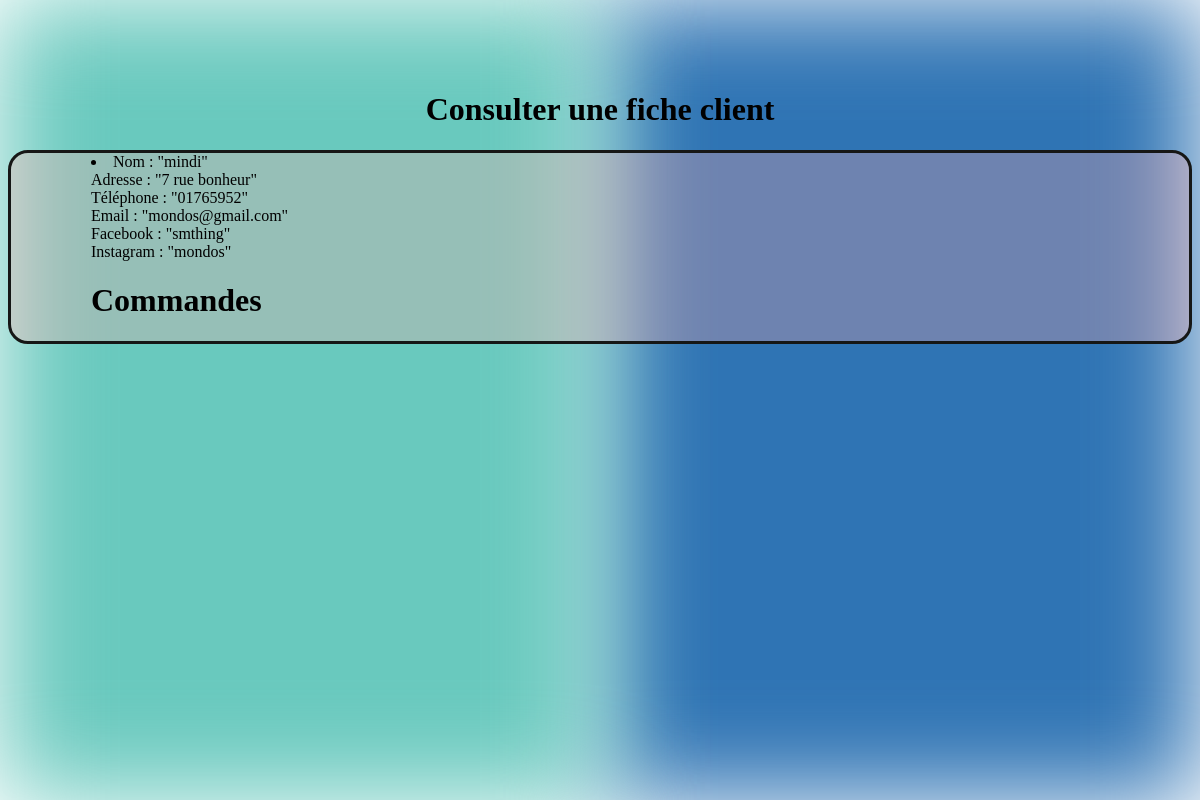
Page /index.php?action=consulter_fiche_client&id_client=12 on the committed database.
### tables this page shows
CREATE TABLE IF NOT EXISTS `client` (
  `id_client` int(11) NOT NULL AUTO_INCREMENT,
  `nom` varchar(255) NOT NULL,
  `adresse` varchar(255) DEFAULT NULL,
  `facebook` varchar(255) DEFAULT NULL,
  `instagram` varchar(255) DEFAULT NULL,
  `email` varchar(255) DEFAULT NULL,
  `telephone` varchar(255) DEFAULT NULL,
  `id_membership` int(11) NOT NULL,
  PRIMARY KEY (`id_client`)
);

### src/controllers/client/consulter_fiche_client.php (called while the page is built, shortened)
<?php
require_once('src/lib/database.php');
require_once('src/model/client.php');
class ConsulterFicheClient
{
    public function execute(int $id_client)
    {
        $connection = new DatabaseConnection();
        $clientRepository = new ClientRepository();
        $clientRepository->connection = $connection;
        $client = $clientRepository->getClientById($id_client);
        require('templates/client/consulter_fiche_client.php');
    }
}

### src/lib/database.php (called while the page is built)
<?php
class DatabaseConnection
{
    public ?\PDO $database = null;
    public function getConnection(): \PDO
    {
        if ($this->database === null) {
            $this->database = new \PDO('mysql:host=localhost;dbname=conciergerie;charset=utf8', 'root', '');
        }
        return $this->database;
    }
}

### src/model/client.php (called while the page is built, shortened)
<?php
require_once('src/lib/database.php');
class ClientRepository
{
    public DatabaseConnection $connection;
    public function getClientById(int $id_client): Client {
        $statement = $this->connection->getConnection()->prepare(
            "SELECT * FROM client WHERE id_client = ?"
        );
        $statement->execute([$id_client]);
        $row = $statement->fetch();
        $client = new Client();
        $client->id_client = $row['id_client'];
        $client->nom = $row['nom'];
        $client->adresse = $row['adresse'];
        $client->email = $row['email'];
        $client->telephone = $row['telephone'];
        $client->facebook = $row['facebook'];
        $client->instagram = $row['instagram'];
        $client->id_membership = $row['id_membership'];
        return $client;
    }
}
?>

### templates/client/consulter_fiche_client.php (the view, shortened to what this page needs)
<?php require('./templates/autres/background.php') ?>
<h1 class="title">Consulter une fiche client</h1>
<div class="ligne">
    <div border=1 frame=void rules=rows>
       <li>Nom : "<?= $client-> nom ?>" </br>
        Adresse : "<?= $client-> adresse ?>" </br>
        Téléphone : "<?= $client-> telephone ?>"</br>
        Email : "<?= $client-> email ?>"</br>
        Facebook : "<?= $client-> facebook ?>"</br>
        Instagram : "<?= $client-> instagram ?>"</li>
        <div>
        <h1>Commandes</h1>
</div>
</div>
<?php require('./templates/autres/layout.php') ?>

### css/styles.css (style rules this page uses)
.title { position: relative; text-align: center; padding-top: 70px; color: black; }
.ligne { border: 3px solid rgb(22, 23, 22); border-radius: 20px; position: relative; padding-left: 5rem; padding-right: 5rem; background-color: rgba(255, 165, 165, 0.3); }

### rows in the picture
client: nom "mindi", adresse "7 rue bonheur", telephone "01765952", email "mondos@gmail.com", facebook "smthing", instagram "mondos"
